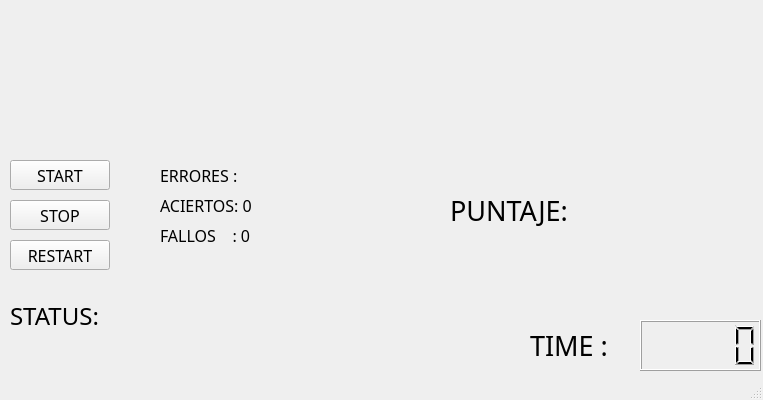
<?xml version="1.0" encoding="UTF-8"?>
<ui version="4.0">
 <class>MainWindow</class>
 <widget class="QMainWindow" name="MainWindow">
  <property name="geometry">
   <rect>
    <x>0</x>
    <y>0</y>
    <width>763</width>
    <height>400</height>
   </rect>
  </property>
  <property name="maximumSize">
   <size>
    <width>800</width>
    <height>400</height>
   </size>
  </property>
  <property name="windowTitle">
   <string>MainWindow</string>
  </property>
  <widget class="QWidget" name="centralwidget">
   <widget class="QWidget" name="widget" native="true">
    <property name="geometry">
     <rect>
      <x>10</x>
      <y>10</y>
      <width>741</width>
      <height>141</height>
     </rect>
    </property>
   </widget>
   <widget class="QPushButton" name="START">
    <property name="geometry">
     <rect>
      <x>10</x>
      <y>160</y>
      <width>100</width>
      <height>30</height>
     </rect>
    </property>
    <property name="font">
     <font>
      <family>BankGothic Md BT</family>
      <pointsize>12</pointsize>
     </font>
    </property>
    <property name="text">
     <string>START</string>
    </property>
   </widget>
   <widget class="QPushButton" name="STOP">
    <property name="geometry">
     <rect>
      <x>10</x>
      <y>200</y>
      <width>100</width>
      <height>30</height>
     </rect>
    </property>
    <property name="minimumSize">
     <size>
      <width>100</width>
      <height>0</height>
     </size>
    </property>
    <property name="font">
     <font>
      <family>BankGothic Md BT</family>
      <pointsize>12</pointsize>
     </font>
    </property>
    <property name="text">
     <string>STOP</string>
    </property>
   </widget>
   <widget class="QLCDNumber" name="lcdNumber">
    <property name="geometry">
     <rect>
      <x>640</x>
      <y>320</y>
      <width>121</width>
      <height>51</height>
     </rect>
    </property>
   </widget>
   <widget class="QLabel" name="label">
    <property name="geometry">
     <rect>
      <x>530</x>
      <y>320</y>
      <width>111</width>
      <height>51</height>
     </rect>
    </property>
    <property name="font">
     <font>
      <family>BankGothic Md BT</family>
      <pointsize>20</pointsize>
     </font>
    </property>
    <property name="text">
     <string>TIME :</string>
    </property>
   </widget>
   <widget class="QLabel" name="label_2">
    <property name="geometry">
     <rect>
      <x>10</x>
      <y>300</y>
      <width>121</width>
      <height>31</height>
     </rect>
    </property>
    <property name="font">
     <font>
      <family>BankGothic Md BT</family>
      <pointsize>18</pointsize>
     </font>
    </property>
    <property name="text">
     <string>STATUS:</string>
    </property>
   </widget>
   <widget class="QLabel" name="STATUS">
    <property name="geometry">
     <rect>
      <x>130</x>
      <y>300</y>
      <width>361</width>
      <height>31</height>
     </rect>
    </property>
    <property name="font">
     <font>
      <family>BankGothic Md BT</family>
      <pointsize>18</pointsize>
     </font>
    </property>
    <property name="text">
     <string/>
    </property>
   </widget>
   <widget class="QPushButton" name="RESTART">
    <property name="geometry">
     <rect>
      <x>10</x>
      <y>240</y>
      <width>100</width>
      <height>30</height>
     </rect>
    </property>
    <property name="font">
     <font>
      <family>BankGothic Md BT</family>
      <pointsize>12</pointsize>
     </font>
    </property>
    <property name="text">
     <string>RESTART</string>
    </property>
   </widget>
   <widget class="QLabel" name="ACIERTOS">
    <property name="geometry">
     <rect>
      <x>160</x>
      <y>190</y>
      <width>150</width>
      <height>30</height>
     </rect>
    </property>
    <property name="font">
     <font>
      <family>BankGothic Md BT</family>
      <pointsize>12</pointsize>
     </font>
    </property>
    <property name="text">
     <string>ACIERTOS: 0</string>
    </property>
   </widget>
   <widget class="QLabel" name="FALLOS">
    <property name="geometry">
     <rect>
      <x>160</x>
      <y>220</y>
      <width>150</width>
      <height>30</height>
     </rect>
    </property>
    <property name="font">
     <font>
      <family>BankGothic Md BT</family>
      <pointsize>12</pointsize>
     </font>
    </property>
    <property name="text">
     <string>FALLOS    : 0</string>
    </property>
   </widget>
   <widget class="QLabel" name="ERROES">
    <property name="geometry">
     <rect>
      <x>160</x>
      <y>160</y>
      <width>150</width>
      <height>30</height>
     </rect>
    </property>
    <property name="font">
     <font>
      <family>BankGothic Md BT</family>
      <pointsize>12</pointsize>
     </font>
    </property>
    <property name="text">
     <string>ERRORES :</string>
    </property>
   </widget>
   <widget class="QLabel" name="SCORE">
    <property name="geometry">
     <rect>
      <x>450</x>
      <y>190</y>
      <width>311</width>
      <height>41</height>
     </rect>
    </property>
    <property name="font">
     <font>
      <family>BankGothic Md BT</family>
      <pointsize>20</pointsize>
     </font>
    </property>
    <property name="text">
     <string>PUNTAJE: </string>
    </property>
   </widget>
  </widget>
  <widget class="QStatusBar" name="statusbar"/>
 </widget>
 <resources/>
 <connections/>
</ui>
